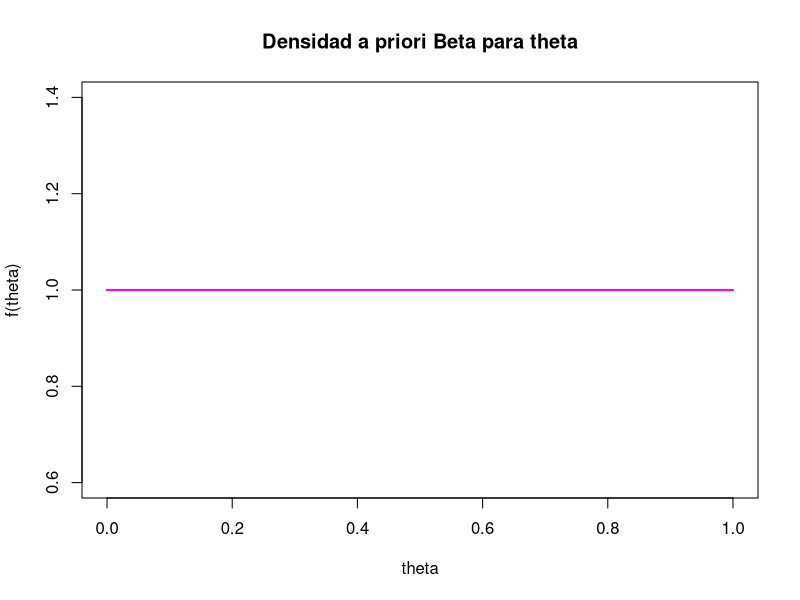
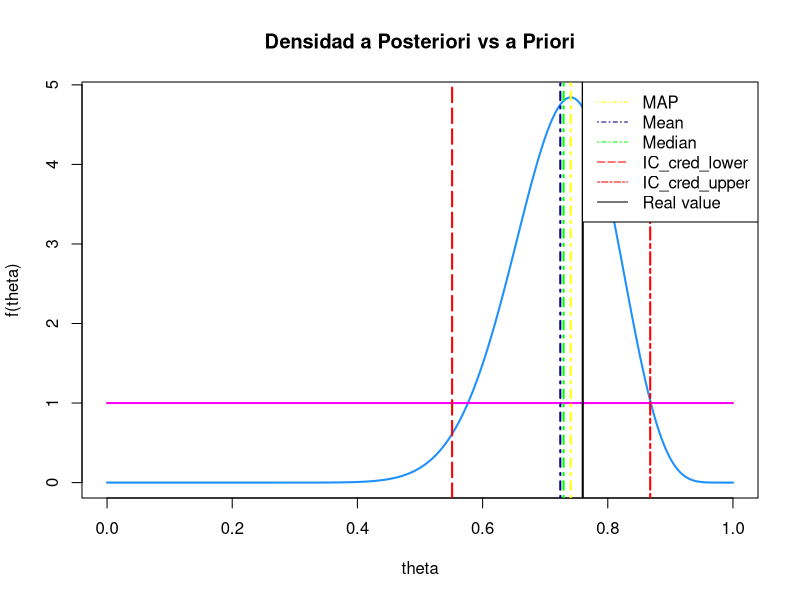
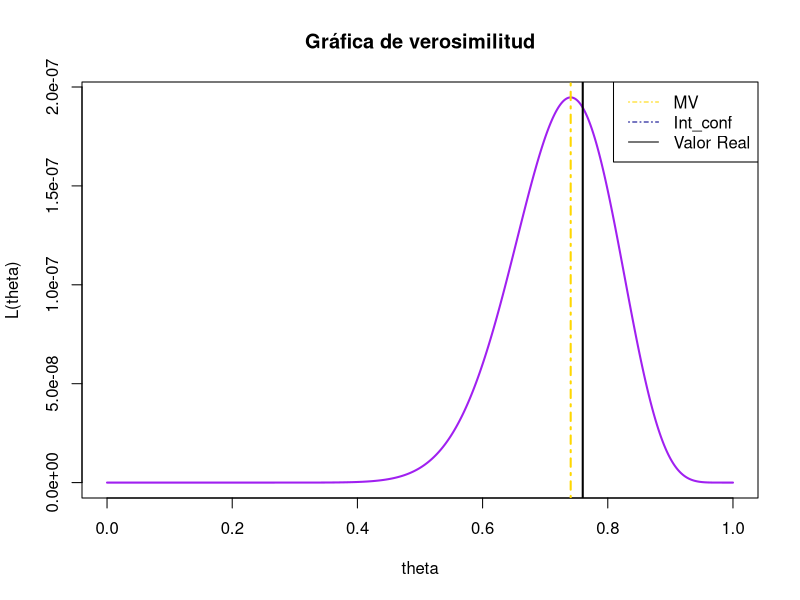

Here is the R script that generated these plots, in order:
## ---- chunk 1
rm(list = ls())
theta = .76
n = 20
set.seed(1010)
x = rgeom(n, theta)

## ---- chunk 2
alpha = 1
beta = 1
p_range = seq(0, 1, .001)
priori_t = dbeta(p_range, alpha, beta)
plot(p_range, priori_t, col="magenta", type ="l", lwd = 2, xlab = "theta", ylab = "f(theta)", main = "Densidad a priori Beta para theta")
## ---- chunk 3
alpha_p = n + alpha
beta_p = sum(x) + beta

post_t = dbeta(p_range, alpha_p, beta_p)

plot(p_range, post_t, col="dodgerblue", type ="l", lwd = 2, xlab = "theta", ylab = "f(theta)", main = "Densidad a Posteriori vs a Priori")
lines(p_range, priori_t, col="magenta", type ="l", lwd = 2)

IC_cred = qbeta(c(0.025, 0.975), alpha_p, beta_p)

MAP = (1 - alpha_p)/(-alpha_p-beta_p+2)
Mean = alpha_p/(alpha_p + beta_p)
Median = qbeta(0.5, alpha_p, beta_p)

abline(v = MAP, lwd = 2, col = "yellow", lty = 4)
abline(v = Mean, lwd = 2, col = "blue4", lty = 4)
abline(v = Median, lwd = 2, col = "green", lty = 4)
abline(v = IC_cred[1], lwd = 2, col = "red", lty = 5)
abline(v = IC_cred[2], lwd = 2, col = "red", lty = 6)
abline(v = theta, lwd = 2, col = "black", lty = 1)
legend("topright", c("MAP", "Mean", "Median", "IC_cred_lower", "IC_cred_upper", "Real value"), lty = c(4, 4, 4, 5, 6, 1), col = c("yellow", "blue4", "green", "red", "red", "black"))


cat("MAP = ", MAP, "\n")
cat("Mean = ", Mean, "\n")
cat("Median = ", Median, "\n")
cat("Intervalo de credibilidad = ", IC_cred, "\n")
cat("Valor Real = ", theta, "\n")

## ---- chunk 4

verosim_v = c()
for (t in p_range) {
  verosim = t^{n} * (1-t)^{sum(x)}
  verosim_v = append(verosim_v, verosim)
}

MV = n/(n + sum(x))

threshold = MV * exp(-qchisq(0.95, df = 1) / 2)

IC_lower = min(p_range[verosim_v >= threshold])
IC_upper = max(p_range[verosim_v >= threshold])

plot(p_range, verosim_v, col="purple", type ="l", lwd = 2, xlab = "theta", ylab = "L(theta)", main = "Gráfica de verosimilitud")
abline(v = MV, lwd = 2, col = "gold", lty = 4)
abline(v = IC_lower , lwd = 2, col = "blue4", lty = 4)
abline(v = IC_upper, lwd = 2, col = "blue4", lty = 4)
abline(v = theta, lwd = 2, col = "black", lty = 1)
legend("topright", c("MV", "Int_conf", "Valor Real"), lty = c(4, 4, 1), col = c("gold", "blue4", "black"))


cat("MV = ", MV, "\n")
cat("Confidence Interval = ", IC_lower, ",", IC_upper)
